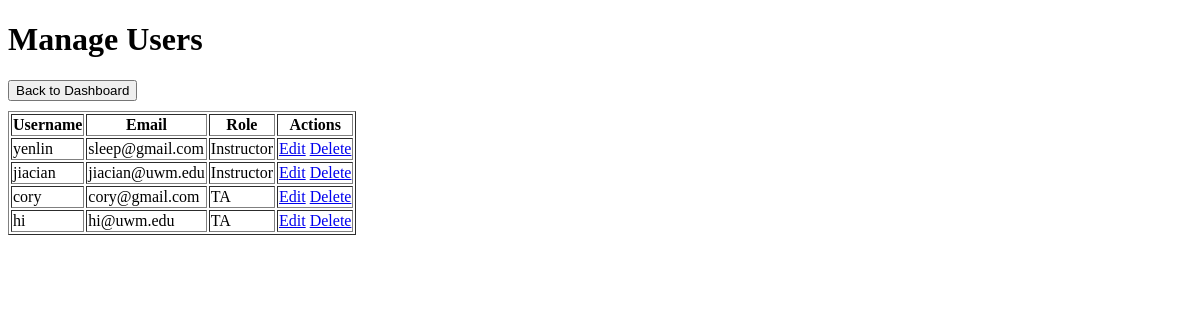
Before: /account-management/ (signed in) with the older database file.
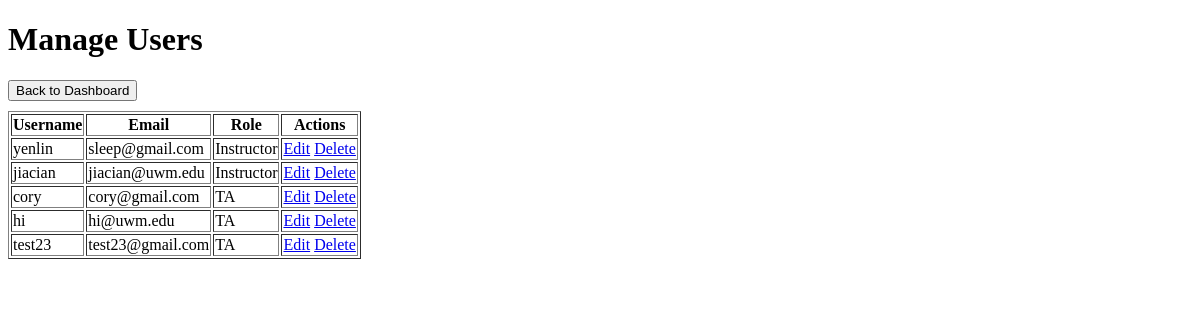
After: the same page with the newer database file.
### TASchedulerApp/models.py (models this page shows, shortened)
class MyUser(AbstractBaseUser):
    ROLE_CHOICES = [
        ('Administrator', 'Administrator'),
        ('Instructor', 'Instructor'),
        ('TA', 'TA'),
    ]
    role = models.CharField(max_length=20, choices=ROLE_CHOICES, default='TA')
    email = models.EmailField(unique=True)
    name = models.CharField(max_length=50, unique=True)
    contactInfo = models.CharField(max_length=50, default='')
    is_staff = models.BooleanField(default=False)
    is_active = models.BooleanField(default=True)
    is_superuser = models.BooleanField(default=False)
    objects = MyUserManager()
    EMAIL_FIELD = 'email'
    USERNAME_FIELD = 'name'
    REQUIRED_FIELDS = ['email']

### TASchedulerApp/views.py (the view)
# urls.py: path('account-management/', views.manage_users, name='account_management'),
@login_required
def manage_users(request):
    users = MyUser.objects.filter(role__in=['Instructor', 'TA'])
    return render(request, 'admin/manage_users.html', {'users': users})

### templates/admin/manage_users.html (shortened to what this page needs)
<!DOCTYPE html>
<html lang="en">
<head>
</head>
<body>
    <h1>Manage Users</h1>
    <a href="{% url 'dashboard' %}" style="text-decoration: none;">
        <button style="margin-bottom: 10px;">Back to Dashboard</button>
    </a>
    <table border="1">
        <thead>
            <tr>
                <th>Username</th>
                <th>Email</th>
                <th>Role</th>
                <th>Actions</th>
            </tr>
        </thead>
        <tbody>
            {% for user in users %}
            <tr>
                <td>{{ user.name }}</td>
                <td>{{ user.email }}</td>
                <td>{{ user.role }}</td>
                <td>
                    <a href="{% url 'edit_user' user.id %}">Edit</a>
                    <a href="{% url 'delete_user' user.id %}">Delete</a>
                </td>
            </tr>
            {% endfor %}
        </tbody>
    </table>
</body>
</html>

Changed rows visible on the page:
added MyUser: name "test23", email "test23@gmail.com", role "TA"
